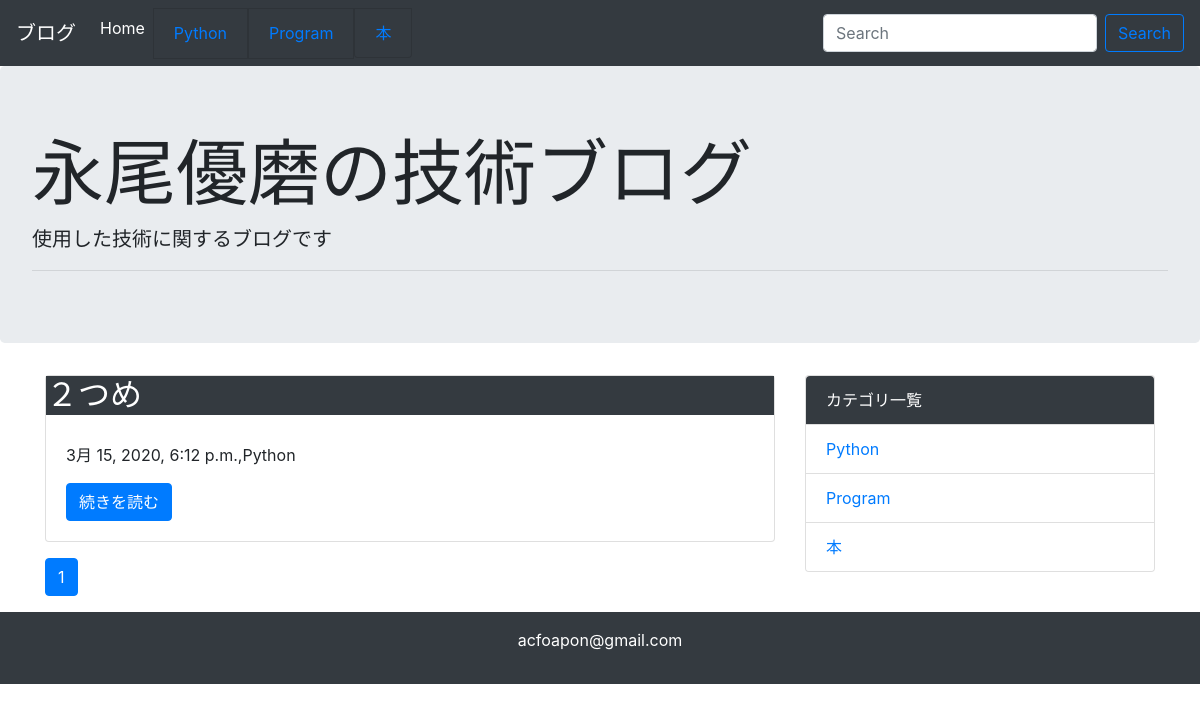
Page /category/1/ on the committed database.
### blog/models.py (models this page shows, shortened)
class Category(models.Model):
    name = models.CharField('カテゴリ名', max_length=255)
    created_at = models.DateTimeField('作成日', default=timezone.now)
    def __str__(self):
        return self.name

class Post(models.Model):
    title = models.CharField('タイトル', max_length=255)
    text = models.TextField('本文')
    created_at = models.DateTimeField('作成日', default=timezone.now)
    category = models.ForeignKey(Category, verbose_name='カテゴリ', on_delete=models.PROTECT)

### blog/views.py (the view)
# urls.py: path('category/<int:pk>/', views.CategoryView.as_view(), name='category'),
class CategoryView(generic.ListView):
    model = Post
    paginate_by = 10
    def get_queryset(self):
        category_pk = self.kwargs['pk']
        queryset = Post.objects.order_by('-created_at').filter(category__pk=category_pk)
        return queryset

### blog/context_processors.py (called while the page is built)
def common(request):
    context = {
        'category_list': Category.objects.all()
    }
    return context

### blog/templatetags/mytag.py (called while the page is built)
@register.simple_tag
def url_replace(request, field, value):
    url_dict = request.GET.copy()
    url_dict[field] = value
    return url_dict.urlencode()

### blog/templates/blog/post_list.html
{% extends 'blog/base.html' %}
{% block content %}
    {% for post in post_list %}
        <div class="card mb-3">
            <h2 class="card-headerb bg-dark text-white">{{ post.title }}</h2>
            <div class="card-body">
                <p>{{ post.created_at }},{{ post.category }}</p>
                <a href="{% url 'blog:detail' post.pk %}" class="btn btn-primary">続きを読む</a>
            </div>
        </div>
    {% endfor %}
    {% include 'blog/page.html' %}
{% endblock %}

### blog/templates/blog/base.html (shortened to what this page needs)
<!doctype html>
<html lang="ja">
<head>
    <link rel="stylesheet" href="https://maxcdn.bootstrapcdn.com/bootstrap/4.0.0-beta.2/css/bootstrap.min.css"
>
</head>
<body>
<nav class="navbar navbar-expand-lg navbar-dark bg-dark">
    <a class="navbar-brand" href="">ブログ</a>
    <div class="collapse navbar-collapse" id="navbarSupportedContent">
        <ul class="navbar-nav mr-auto">
            <li class="nav-item active">
                <a class="nav-link" href="{% url 'blog:index' %}">Home</a>
            </li>
            <li class="nav-item active">
                {% for category in category_list %}
                    <li class="list-group-item bg-dark text-white">
                        <a href="{% url 'blog:category' category.pk %}"> {{ category }}</a>
                    </li>
                {% endfor %}
            </li>
    </div>
    <form class="form-inline my-2 my-lg-0" method="GET" action="{% url 'blog:index' %}">
        <input class="form-control mr-sm-2" type="text" placeholder="Search" aria-label="Search" name="keyword">
        <button class="btn btn-outline-primary my-2 my-sm-0" type="submit">Search</button>
    </form>
</nav>
<div class="jumbotron">
    <h1 class="display-3">永尾優磨の技術ブログ</h1>
    <p class="lead">使用した技術に関するブログです</p>
    <hr class="my-2">
</div>
<div class="container">
    <div class="row">
        <div class="col-md-8">
            {% block content %}
            {% endblock %}
        </div>
        <div class="col-md-4">
            <div class="card">
                <ul class="list-group list-group-flush">
                    <li class="list-group-item bg-dark text-white">カテゴリ一覧</li>
                    {% for category in category_list %}
                        <li class="list-group-item"><a href="{% url 'blog:category' category.pk %}"> {{ category }}</a>
                        </li>
                    {% endfor %}
                </ul>
            </div>
        </div>
    </div>
</div>
<footer class="bg-dark text-white text-center py-3">
    <p>acfoapon@gmail.com</p>
</footer>
</body>
</html>

### rows in the picture
Category: name "Python"
Category: name "Program"
Category: name "本"
Post: title "２つめ", created_at "3月 15, 2020, 6:12 p.m.", category "Python"

### other values in the picture
{{ link_page }} "1"
